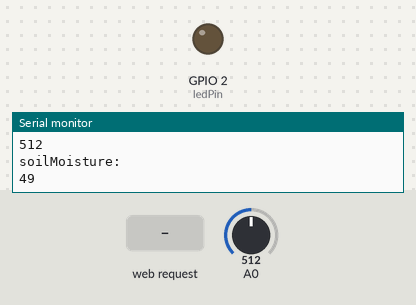
Bench run of a sketch on a simulated ESP8266 (NodeMCU). Shown: output pins drawn as LEDs (lit = HIGH), the last lines printed to the serial monitor. Inputs (shaded band) come from the test bench; at power-on: A0 = 512. WiFi joins after 1.5 s; servers stay silent unless stated; storage starts empty.

Above: at 6.9 s.
7.0 s: A0 set to 478
At 9.7 s:
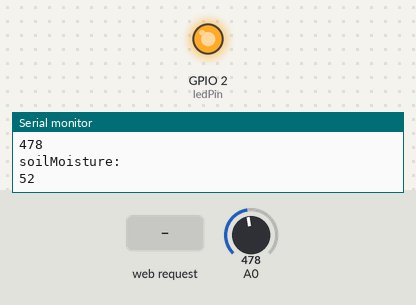
10.0 s: A0 set to 511
At 12.3 s:
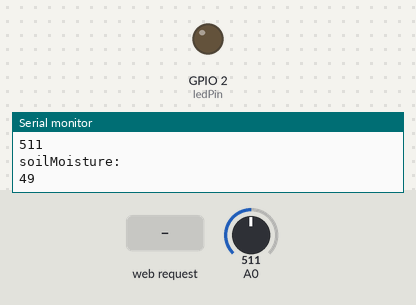
13.0 s: HTTP request GET /LED=OFF received
At 14.1 s:
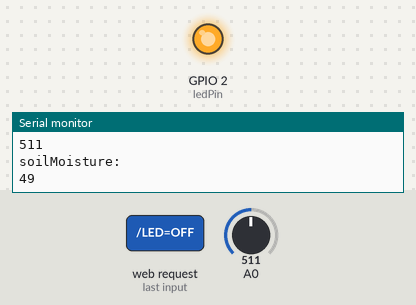
Timing chart, 0 to 16.0 s (numbered marks = the images above; inputs shaded):
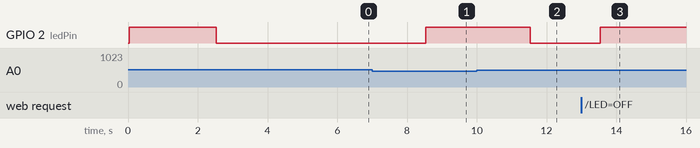

The sketch:

Page_Test.ino
```cpp
#include <ESP8266WiFi.h>
#include "FS.h"

#define OFF_FILE "/off.html"
#define ON_FILE "/on.html"
#define DEBUG 1
#define MAX_VALS  16

#define DRY_AIR_LOW 0
#define DRY_AIR_HIGH  15
#define HANDS_LOW 30
#define HANDS_HIGH  55

#define WATER_CALIBRATED  1
#define AIR_CALIBRATED  0

#define INTERVAL  60000

typedef enum{
	OFF = 0,
	ON,
	ERR,
}response_vals;

typedef enum{
	ONLY_WATER = 0,
	HANDS_ON_SENSOR,
}pump_vals;

const char* ssid = "Tejas";
const char* password = "7041679923";

int ledPin = LED_BUILTIN; /*  On GPIO3*/
bool spiffsActive = false, client_requested = 0, off_display = 0,one_time_only = 1;
File off_f, on_f;
int value = HIGH; /*  Pin on which LED is there is working in inverted form*/
int response, loop_count;
String on_content,off_content;
unsigned int base_value, measure_value;
int delta_value;
int sensor_read;
int soilMoisture;
int Sensorval;

WiFiServer server(80);

void ICACHE_RAM_ATTR onTimerISR(){
  loop_count++;
}

void setup() {
	Serial.begin(115200);
	delay(10);

	/*  Start filing subsystem */
	if (SPIFFS.begin()) {
		Serial.println("SPIFFS Active");
		Serial.println();
		spiffsActive = true;
	} else {
		Serial.println("Unable to activate SPIFFS");
	}

	pinMode(ledPin, OUTPUT);
	digitalWrite(ledPin, HIGH);

   /* Connect to WiFi network */
	Serial.println();
	Serial.println();
	Serial.print("Connecting to ");
	Serial.println(ssid);

	WiFi.begin(ssid, password);

	while (WiFi.status() != WL_CONNECTED) {
		delay(500);
		Serial.print(".");
	}
	Serial.println("");
	Serial.println("WiFi connected");

	/*  Start the server */
	server.begin();
	Serial.println("Server started");

	/* Print the IP address */
	Serial.print("Use this URL to connect: ");
	Serial.print("http://");
	Serial.print(WiFi.localIP());
	Serial.println("/");

  timer1_attachInterrupt(onTimerISR);
}

void loop() {

	Sensorval = Read_adc();
	soilMoisture = map(Sensorval,1024,0,0,100);

	Serial.println("soilMoisture:");
	Serial.println(soilMoisture, DEC);
	delay(1000);

 if (soilMoisture > 50 && !client_requested) {
    digitalWrite(ledPin, HIGH);
    value = HIGH;
    response = OFF;
 } else if (soilMoisture <= 50 && !client_requested) {
    digitalWrite(ledPin, LOW);
    value = LOW;
    response = ON;
 }

#if 1

	/* Check if a client has connected*/
	WiFiClient client = server.available();
	if (!client) {
		return;
	}

	/* Wait until the client sends some data */
	Serial.println("new client");
	while(!client.available()){
		delay(1);
	}

	/* Read the first line of the request */
	String request = client.readStringUntil('\r');
	Serial.println(request);
	client.flush();

	if (spiffsActive && one_time_only) {
		if (SPIFFS.exists(OFF_FILE) && SPIFFS.exists(ON_FILE) ) {
			Serial.println("Files exists");
		} else {
			Serial.println("Files do not exist");
			response = ERR;
		}
		one_time_only = 0;
	}

  Serial.println("loop_count");
  Serial.println(loop_count, DEC);
  Serial.println("client requested is");
  Serial.println(client_requested, DEC);
	/* Match the request */
	if (request.indexOf("/LED=OFF") != -1) {
		digitalWrite(ledPin, HIGH);
		value = HIGH;
		response = OFF;
    timer1_disable();
    timer1_enable(TIM_DIV256, TIM_EDGE, TIM_LOOP);
    timer1_write(3125); //10ms
    client_requested = 1;
	}
	if (request.indexOf("/LED=ON") != -1) {
		digitalWrite(ledPin, LOW);
		value = LOW;
		response = ON;
    timer1_disable();
    timer1_enable(TIM_DIV256, TIM_EDGE, TIM_LOOP);
    timer1_write(3125); //10ms
    client_requested = 1;
	}

  if (loop_count >= INTERVAL) {
    client_requested = 0;
    timer1_disable();
    loop_count = 0;
  }

	/*  Return the response */
  /* TODO: Put a value in condition for the range that can decide
   * when turn on or turn off
   */
	switch(response){
		case ON:
			on_f = SPIFFS.open(ON_FILE, "r");
			while (on_f.position()<on_f.size()) {
				on_content = on_f.readStringUntil('\n');
				on_content.trim();
				client.println(on_content);
        client.println("<meta http-equiv=\"refresh\" content=\"1800\" >");
				if(on_content.substring(0) == "<html>"){
					if(soilMoisture <= 50){
            client.println("Plants need some water\n");
				  }
			  }
		  }
			on_f.close();
		break;

		case OFF:
		default:
			off_f = SPIFFS.open(OFF_FILE, "r");
			while (off_f.position()<off_f.size()) {
				off_content = off_f.readStringUntil('\n');
				off_content.trim();
				client.println(off_content);
        client.println("<meta http-equiv=\"refresh\" content=\"1800\" >");
				if(off_content.substring(0) == "<html>"){
					if(soilMoisture > 50){
						client.println("Turn off the tap\n");
					}
				}
			}
			off_f.close();
		break;

		case ERR:
			client.println("File not found ERR 404");
		break;
	}

	delay(1);
	Serial.println("Client disonnected");
	Serial.println("");
#endif
}


int Read_adc()
{
#if DEBUG
	Serial.println(analogRead(A0));
#endif
	return analogRead(A0);
}
```

Measured:
- the behaviour switches between 497 and 496 on A0 (found by bisection; images 0 and 1)
- after the input at 7.0 s, GPIO 2 (ledPin): LOW → HIGH after 1.5 s
- after the input at 10.0 s, GPIO 2 (ledPin): HIGH → LOW after 1.5 s
- after the input at 13.0 s, GPIO 2 (ledPin): LOW → HIGH after 0.55 s
